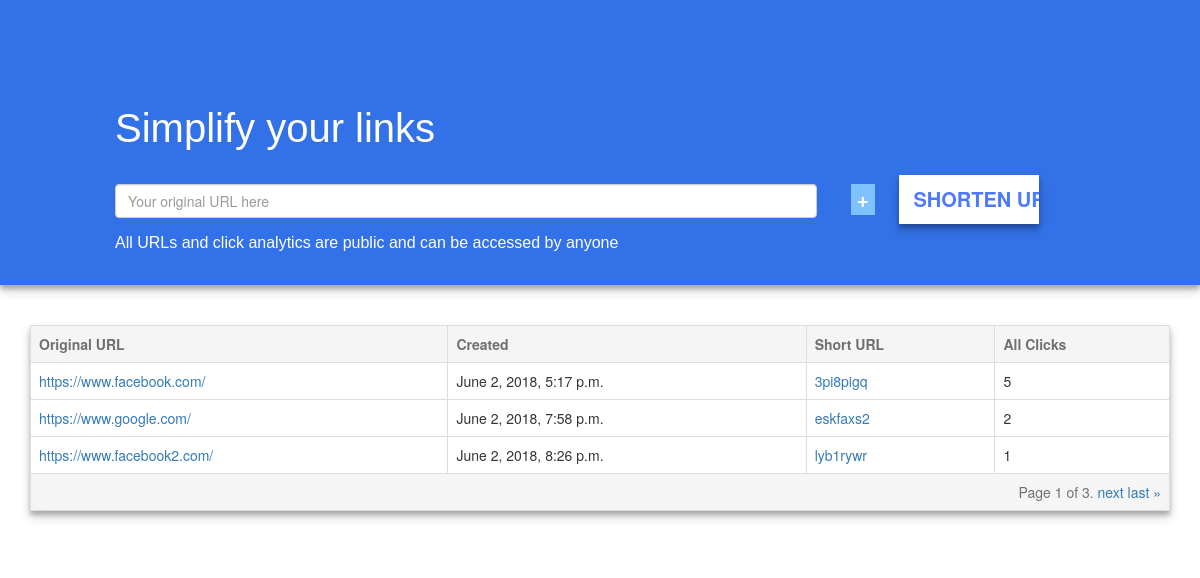
Before: / with the older database file.
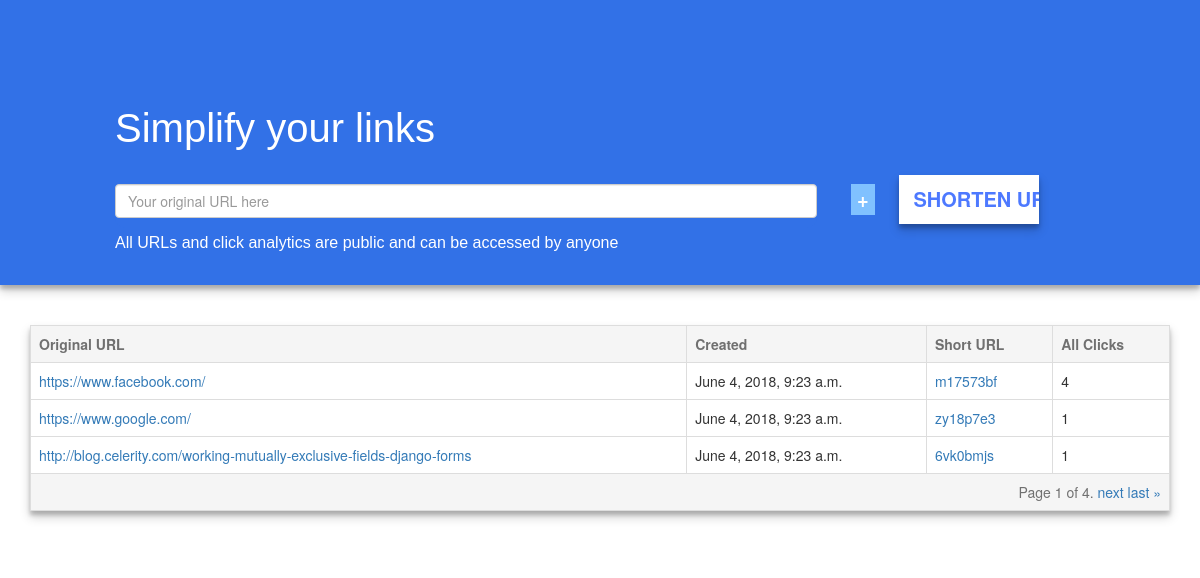
After: the same page with the newer database file.
### shortener/models.py (models this page shows, shortened)
class thwURL(models.Model):
	url         = models.CharField(max_length=220, validators=[validate_url, validate_dot_com])
	shortcode   = models.CharField(max_length=8,unique=True)
	updated     = models.DateTimeField(auto_now=True,blank=False)
	timestamp   = models.DateTimeField(auto_now_add=True,blank=False)
	t_created   = models.DateTimeField(default=datetime.now, blank=False)
	active      = models.BooleanField(default=True)
	ccount      = models.IntegerField(default=0)
	objects = thwURLManager()

### analytics/models.py (models this page shows, shortened)
class ClickEvent(models.Model):
	thw_url     = models.OneToOneField(thwURL, on_delete=models.DO_NOTHING)
	count       = models.IntegerField(default=0 )
	updated     = models.DateTimeField(auto_now=True)
	timestamp   = models.DateTimeField(auto_now_add=True)
	objects     = ClickEventManager()

### shortener/views.py (the view, shortened to what this page needs)
# urls.py: url(r'^$', HomeView.as_view()),
class HomeView(View):
	def get(self, request, *args, **kwargs):
	 	the_form = SubmitUrlForm()
	 	b =	thwURL.objects.all()
	 	paginator = Paginator(b, 3)
	 	page = request.GET.get('page')
	 	try:
	 		b = paginator.page(page)
	 	except PageNotAnInteger:
	 		b = paginator.page(1)
	 	except EmptyPage:
	 		b = paginator.page(paginator.num_pages)
	 	context = {
	 		"title": "",
	 		"form": the_form,
	 		"bb":b
	 		}
	 	return render(request, "shortener/home.html", context)

### shortener/forms.py (shortened to what this page needs)
class SubmitUrlForm(forms.Form):
    url = forms.CharField(
            label='',
            validators=[validate_url],
            widget = forms.TextInput(
                    attrs ={
                        "placeholder": "Your original URL here",
                        "class": "form-control"
                        }
                )
            )

### shortener/models.py (called while the page is built)
	def all(self, *args, **kwargs):
		qs_main = super(thwURLManager, self).all(*args,**kwargs)
		qs = qs_main.filter(active=True)
		return qs

### shortener/templates/shortener/home.html (shortened to what this page needs)
{% extends 'base.html' %}
{% block styles %}
  <link rel="stylesheet" href="https://maxcdn.bootstrapcdn.com/bootstrap/3.3.7/css/bootstrap.min.css">
{% endblock styles %}
{% block content %}
  <div class="col-sm-12" ;" style="margin-bottom: 40px;box-shadow: 0 4px 4px 0 rgba(0,0,0,0.2), 0 6px 10px 0 rgba(0,0,0,0.19);" >
    <p style="color:white;
	font-family: sans-serif;
	font-size: 40px;
	margin-left: 100px; margin-top:80px" >Simplify your links</p>
    <div style=" padding: 0px;
    width: 60%;
    margin-left: 100px;
    display: inline-block;
    border: none;
    border-radius: 10px;
    margin-right: 20px;
    box-sizing: border-box;">
                <form method='POST' action='.'> {% csrf_token %}
                    {{ form.as_p }}</div>
                <input class='' type='button' value='+' id="add" >
                <input class='' type='submit' value='SHORTEN URL' >
                <p style="color:white;
    font-family: sans-serif;
    font-size: 16px;
    margin-left: 100px; " >All URLs and click analytics are public and can be accessed by anyone</p>
            </div>
<div id="table-dis" class="container"class="pagination"style=" background-color: white">
  <table class="table table-hover table-bordered" style="box-shadow: 0 4px 4px 0 rgba(0,0,0,0.2), 0 6px 10px 0 rgba(0,0,0,0.19);" >
    <tr style="background-color: #F5F5F5;color: #707070">
      <th id="longurl">Original URL</th>
      <th>Created</th>
      <th>Short URL</th>
      <th>All Clicks</th>
    </tr>{% for burl in bb %}
      <tr>
      <td><a href="{{ burl.url}}" target="_blank">{{ burl.url }}</td>
      <td>{{ burl.t_created}}</td>
      <td><a href="{{ burl.shortcode}}" target="_blank">{{ burl.shortcode}}</a> </td>
      <td>{{ burl.clickevent.count }} </td>
    </tr>{% endfor %}
    <tr style="background-color: #F5F5F5;color: #707070; text-align: right;" >
      <td colspan="4"> <span class="step-links">
        <span class="current">
            Page {{ bb.number }} of {{ bb.paginator.num_pages }}.
        </span>
        {% if bb.has_next %}
            <a href="?page={{ bb.next_page_number }}">next</a>
            <a href="?page={{ bb.paginator.num_pages }}">last &raquo;</a>
        {% endif %}
    </span></td>
    </tr>
  </table>
{% endblock content %}

### templates/base.html (shortened to what this page needs)
<!DOCTYPE HTML>
<body>
    <link rel="stylesheet" href="https://maxcdn.bootstrapcdn.com/bootstrap/3.3.7/css/bootstrap.min.css">
    <link href="http://getbootstrap.com/examples/cover/cover.css" rel="stylesheet">
    {% block styles %}{% endblock styles %}
             {% block content %}
            {% endblock content %}
</body>
</html>

### shortener/templates/shortener/home.html (style rules this page uses)
input[type=button] { border-radius: 0px; background-color: #80c1ff; border: none; color: white; margin-left: 10px; text-align: center; font-weight: bold; display: inline-block; cursor: pointer; font-size: 20px; }
input[type=submit] { width: 12%; border: none; display: inline-block; font-size: 20px; font-weight: bold; background-color:white ; color: #4d79ff; padding: 10px 15px; margin: 8px 0; margin-left: 20px; cursor: pointer; box-shadow: 0 4px 4px 0 rgba(0,0,0,0.2), 0 6px 10px 0 rgba(0,0,0,0.19); border-radius: 0px; }
div { border-radius: 0px; background-color:#3271e7 ; padding: 20px; }

Changed rows visible on the page:
removed thwURL: url "https://www.facebook2.com/", t_created "June 2, 2018, 8:26 p.m.", shortcode "lyb1rywr", clickevent.count "1"
changed thwURL "https://www.facebook.com/": t_created "June 2, 2018, 5:17 p.m." → "June 4, 2018, 9:23 a.m."; shortcode "3pi8pigq" → "m17573bf"; clickevent.count "5" → "4"
changed thwURL "https://www.google.com/": t_created "June 2, 2018, 7:58 p.m." → "June 4, 2018, 9:23 a.m."; shortcode "eskfaxs2" → "zy18p7e3"; clickevent.count "2" → "1"
added thwURL: url "http://blog.celerity.com/working-mutually-exclusive-fields-django-forms", t_created "June 4, 2018, 9:23 a.m.", shortcode "6vk0bmjs", clickevent.count "1"
Other visible differences:
{{ bb.paginator.num_pages }}: "3" → "4"
